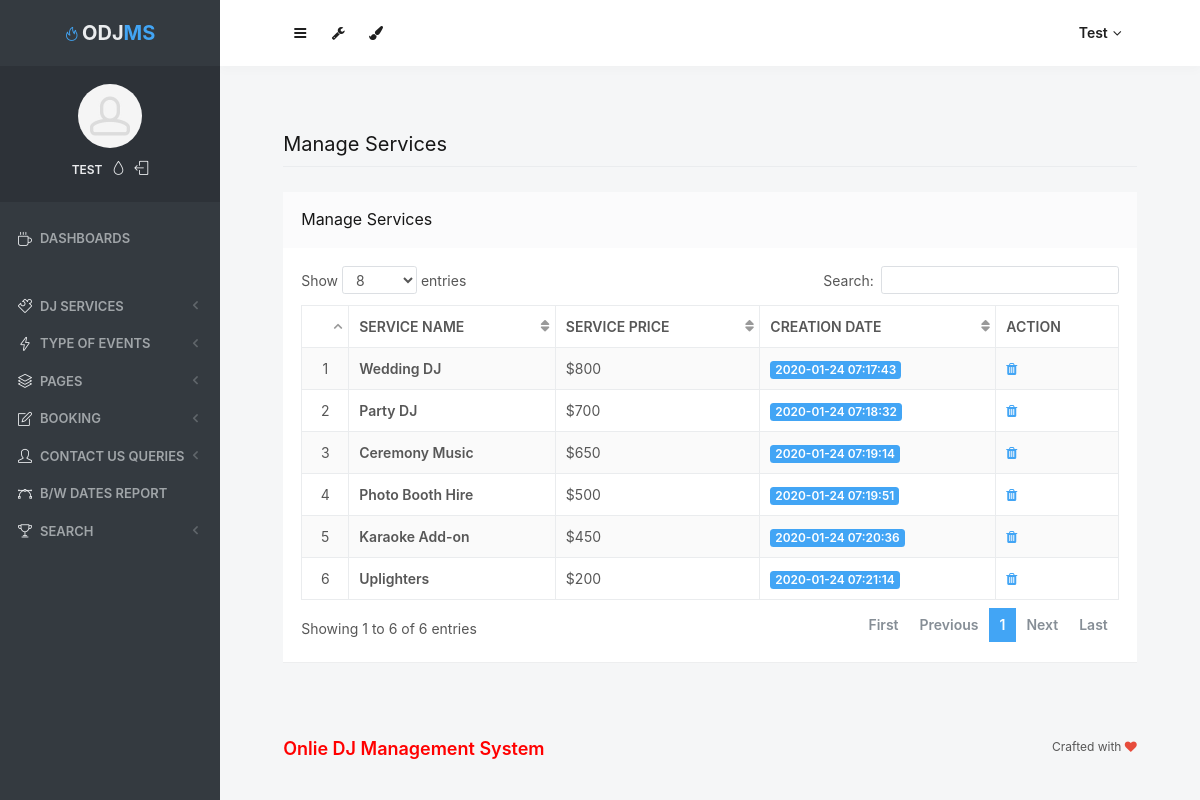
Screenshot of /admin/manage-services.php (signed in) with the database file from the repository.
### tables this page shows
CREATE TABLE `tblservice` (
  `ID` int(10) NOT NULL,
  `ServiceName` varchar(200) DEFAULT NULL,
  `SerDes` varchar(250) NOT NULL,
  `ServicePrice` varchar(200) DEFAULT NULL,
  `CreationDate` timestamp NULL DEFAULT current_timestamp()
);

### admin/manage-services.php (the view, shortened to what this page needs)
<?php
include('includes/dbconnection.php');
if (strlen($_SESSION['odmsaid']==0)) {
  header('location:logout.php');
  } else{
  ?>
<!doctype html>
<html lang="en" class="no-focus">
    <head>
        <link rel="stylesheet" href="assets/js/plugins/datatables/dataTables.bootstrap4.min.css">
        <link rel="stylesheet" id="css-main" href="assets/css/codebase.min.css">
    </head>
    <body>
        <div id="page-container" class="sidebar-o sidebar-inverse side-scroll page-header-fixed main-content-narrow">
           <?php include_once('includes/sidebar.php');?>
          <?php include_once('includes/header.php');?>
            <main id="main-container">
                <div class="content">
                    <h2 class="content-heading">Manage Services</h2>
                    <div class="block">
                        <div class="block-header block-header-default">
                            <h3 class="block-title">Manage Services</h3>
                        </div>
                        <div class="block-content block-content-full">
                            <table class="table table-bordered table-striped table-vcenter js-dataTable-full-pagination">
                                <thead>
                                    <tr>
                                        <th class="text-center"></th>
                                        <th>Service Name</th>
                                        <th class="d-none d-sm-table-cell">Service Price</th>
                                        <th class="d-none d-sm-table-cell">Creation Date</th>
                                        <th class="d-none d-sm-table-cell" style="width: 15%;">Action</th>
                                       </tr>
                                </thead>
                                <tbody>
                                    <?php
$sql="SELECT * from tblservice";
$query = $dbh -> prepare($sql);
$query->execute();
$results=$query->fetchAll(PDO::FETCH_OBJ);
$cnt=1;
if($query->rowCount() > 0)
{
foreach($results as $row)
{               ?>
                                    <tr>
                                        <td class="text-center"><?php echo htmlentities($cnt);?></td>
                                        <td class="font-w600"><?php  echo htmlentities($row->ServiceName);?></td>
                                        <td class="d-none d-sm-table-cell">$<?php  echo htmlentities($row->ServicePrice);?></td>
                                        <td class="d-none d-sm-table-cell">
                                            <span class="badge badge-primary"><?php  echo htmlentities($row->CreationDate);?></span>
                                        </td>
                                         <td class="d-none d-sm-table-cell"><a href="manage-services.php?delid=<?php echo ($row->ID);?>" onclick="return confirm('Do you really want to Delete ?');"><i class="fa fa-trash fa-delete" aria-hidden="true"></i></a></td>
                                    </tr>
                                    <?php $cnt=$cnt+1;}} ?>
                                </tbody>
                            </table>
                        </div>
                    </div>
                </div>
            </main>
           <?php include_once('includes/footer.php');?>
        </div>
    </body>
</html>
<?php }  ?>

### admin/includes/sidebar.php (shortened to what this page needs)
     <?php
include('includes/dbconnection.php');
if (strlen($_SESSION['odmsaid']==0)) {
  header('location:logout.php');
  } else{
  ?>
   <nav id="sidebar">
                <div id="sidebar-scroll">
                    <div class="sidebar-content">
                        <div class="content-header content-header-fullrow px-15">
                            <div class="content-header-section text-center align-parent sidebar-mini-hidden">
                                <div class="content-header-item">
                                    <a class="link-effect font-w700" href="dashboard.php">
                                        <i class="si si-fire text-primary"></i>
                                        <span class="font-size-xl text-dual-primary-dark">ODJ</span><span class="font-size-xl text-primary">MS</span>
                                    </a>
                                </div>
                            </div>
                        </div>
                        <div class="content-side content-side-full content-side-user px-10 align-parent">
                            <div class="sidebar-mini-hidden-b text-center">
                                <a class="img-link" href="be_pages_generic_profile.html">
                                    <img class="img-avatar" src="assets/img/avatars/avatar15.jpg" alt="">
                                </a>
                                <ul class="list-inline mt-10">
                                    <?php
$aid=$_SESSION['odmsaid'];
$sql="SELECT AdminName from  tbladmin where ID=:aid";
$query = $dbh -> prepare($sql);
$query->bindParam(':aid',$aid,PDO::PARAM_STR);
$query->execute();
$results=$query->fetchAll(PDO::FETCH_OBJ);
$cnt=1;
if($query->rowCount() > 0)
{
foreach($results as $row)
{               ?>
                                    <li class="list-inline-item">
                                        <a class="link-effect text-dual-primary-dark font-size-xs font-w600 text-uppercase" href="admin-profile.php"><?php  echo $row->AdminName;?></a>
                                    </li><?php $cnt=$cnt+1;}} ?>
                                    <li class="list-inline-item">
                                        <a class="link-effect text-dual-primary-dark" data-toggle="layout" data-action="sidebar_style_inverse_toggle" href="admin-profile.php">
                                            <i class="si si-drop"></i>
                                        </a>
                                    </li>
                                    <li class="list-inline-item">
                                        <a class="link-effect text-dual-primary-dark" href="logout.php">
                                            <i class="si si-logout"></i>
                                        </a>
                                    </li>
                                </ul>
                            </div>
                        </div>
                        <div class="content-side content-side-full">
                            <ul class="nav-main">
                                <li class="open">
                                    <a href="dashboard.php"><i class="si si-cup"></i><span class="sidebar-mini-hide">Dashboards</span></a>
                                </li>
                                <li class="nav-main-heading"><span class="sidebar-mini-visible">UI</span><span class="sidebar-mini-hidden"></span></li>
                                <li>
                                    <a class="nav-submenu" data-toggle="nav-submenu"><i class="si si-puzzle"></i><span class="sidebar-mini-hide"></span>DJ Services</a>
                                </li>
                                <li>
                                    <a class="nav-submenu" data-toggle="nav-submenu" href="#"><i class="si si-energy"></i><span class="sidebar-mini-hide">Type of Events</span></a>
                                </li>
                                <li>
                                    <a class="nav-submenu" data-toggle="nav-submenu" href="#"><i class="si si-layers"></i><span class="sidebar-mini-hide">Pages</span></a>
                                </li>
                                <li>
                                    <a class="nav-submenu" data-toggle="nav-submenu" href="#"><i class="si si-note"></i><span class="sidebar-mini-hide">Booking</span></a>
                                </li>
                                <li>
                                    <a class="nav-submenu" data-toggle="nav-submenu" href="#"><i class="si si-user"></i><span class="sidebar-mini-hide">Contact Us Queries</span></a>
                                </li>
                                <li>
                                    <a  href="between-dates-report.php"><i class="si si-vector"></i><span class="sidebar-mini-hide">B/w Dates Report</span></a>
                                </li>
                                <li>
                                    <a class="nav-submenu" data-toggle="nav-submenu" href="#"><i class="si si-trophy"></i><span class="sidebar-mini-hide">Search</span></a>
                                </li>
                            </ul>
                        </div>
                    </div>
                </div>
            </nav>
           <?php }  ?>

### admin/includes/header.php (shortened to what this page needs)
   <?php
include('includes/dbconnection.php');
if (strlen($_SESSION['odmsaid']==0)) {
  header('location:logout.php');
  } else{
  ?>
            <header id="page-header">
                <div class="content-header">
                    <div class="content-header-section">
                        <button type="button" class="btn btn-circle btn-dual-secondary" data-toggle="layout" data-action="sidebar_toggle">
                            <i class="fa fa-navicon"></i>
                        </button>
                        <div class="btn-group" role="group">
                            <button type="button" class="btn btn-circle btn-dual-secondary" id="page-header-options-dropdown" data-toggle="dropdown" aria-haspopup="true" aria-expanded="false">
                                <i class="fa fa-wrench"></i>
                            </button>
                        </div>
                        <div class="btn-group" role="group">
                            <button type="button" class="btn btn-circle btn-dual-secondary" id="page-header-themes-dropdown" data-toggle="dropdown" aria-haspopup="true" aria-expanded="false">
                                <i class="fa fa-paint-brush"></i>
                            </button>
                        </div>
                    </div>
                    <div class="content-header-section">
                        <div class="btn-group" role="group">
                            <?php
$aid=$_SESSION['odmsaid'];
$sql="SELECT AdminName from  tbladmin where ID=:aid";
$query = $dbh -> prepare($sql);
$query->bindParam(':aid',$aid,PDO::PARAM_STR);
$query->execute();
$results=$query->fetchAll(PDO::FETCH_OBJ);
$cnt=1;
if($query->rowCount() > 0)
{
foreach($results as $row)
{               ?>
                            <button type="button" class="btn btn-rounded btn-dual-secondary" id="page-header-user-dropdown" data-toggle="dropdown" aria-haspopup="true" aria-expanded="false">
                                <?php  echo $row->AdminName;?><i class="fa fa-angle-down ml-5"></i>
                            </button>
                            <?php $cnt=$cnt+1;}} ?>
                        </div>
                    </div>
                </div>
            </header>
            <?php }  ?>

### rows the page displays
tblservice: ServiceName "Wedding DJ", ServicePrice "800", CreationDate "2020-01-24 07:17:43"
tblservice: ServiceName "Party DJ", ServicePrice "700", CreationDate "2020-01-24 07:18:32"
tblservice: ServiceName "Ceremony Music", ServicePrice "650", CreationDate "2020-01-24 07:19:14"
tblservice: ServiceName "Photo Booth Hire", ServicePrice "500", CreationDate "2020-01-24 07:19:51"
tblservice: ServiceName "Karaoke Add-on", ServicePrice "450", CreationDate "2020-01-24 07:20:36"
tblservice: ServiceName "Uplighters", ServicePrice "200", CreationDate "2020-01-24 07:21:14"

### other values shown
$row->AdminName "TEST"
$row->AdminName "Test"
